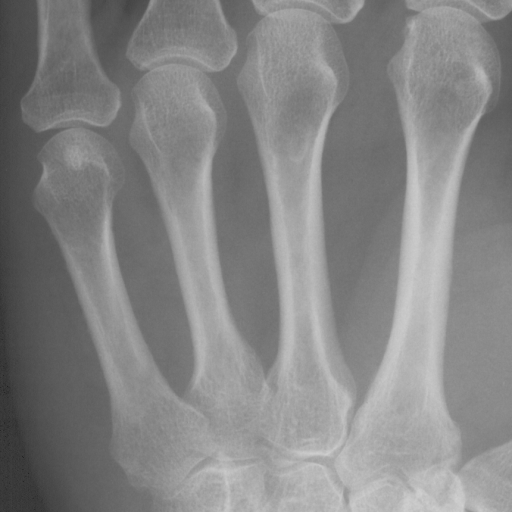
#> input picture ex1/data/metacarpals.png, 512 x 512 px
$ python ex1_8.py
#> lines starting #> are read from the running program, lines starting #| are printed output that depends on the picture
from skimage import color, io, measure, img_as_ubyte  # type: ignore
from skimage.measure import profile_line
from skimage.transform import rescale, resize
import matplotlib.pyplot as plt
import numpy as np
import pydicom as dicom

# Directory containing image
in_dir = "data/"
im_name = "metacarpals.png"
im_org = io.imread(in_dir + im_name)
#> im_org is the input picture: shape (512, 512); min 32, max 208, mean 132.8

# Get a profile line
p = profile_line(im_org, (342, 77), (320, 160))
#> p = 87 values, max 159 at index 52, min 97 at index 1, mean 129.3
plt.plot(p)
plt.ylabel('Intensity')
plt.xlabel('Distance along line')
plt.show()
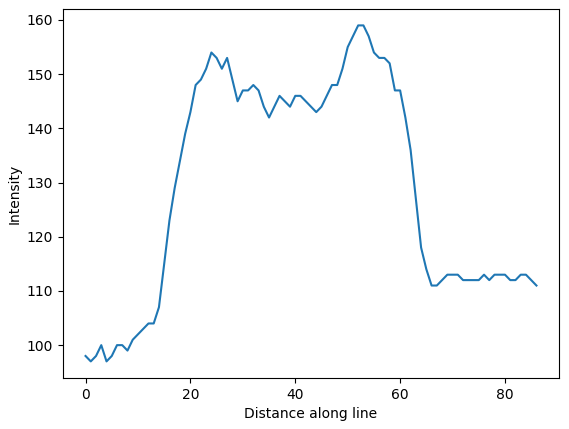
#> figure drawn by matplotlib, 1 panel; curve peaks at x = 52, y = 159

# Show the profile line on the image
plt.figure()
plt.imshow(im_org, cmap='gray')
# Plot the profile line (source and distination points)
plt.plot(77, 342, 'ro')
plt.plot(160, 320, 'ro')
# Plot the profile line
plt.plot([77, 160], [342, 320], 'r-')
plt.show()
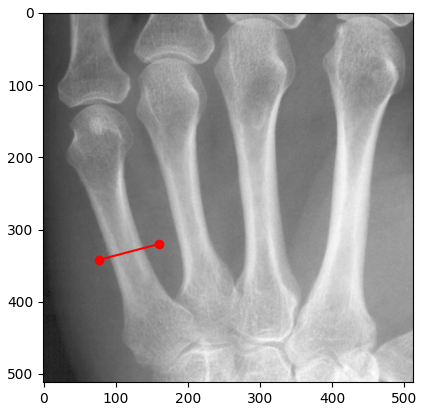
#> figure drawn by matplotlib, 1 panel

# Landscape view
in_dir = "data/"
im_name = "road.png"
im_org = io.imread(in_dir + im_name)
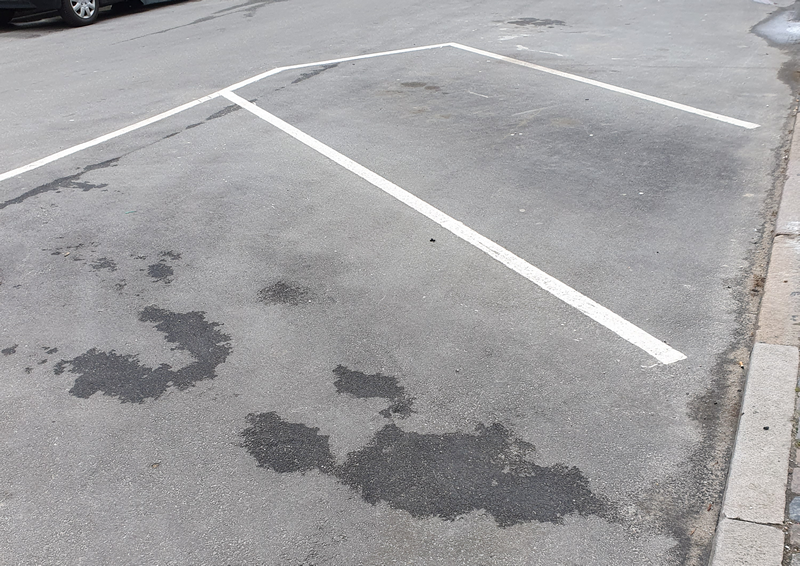
#> input picture ex1/data/road.png, 800 x 566 px
#> im_org is the input picture: shape (566, 800, 3); mean R, G, B 160.7, 159.9, 161.5
im_gray = color.rgb2gray(im_org)
ll = 200
im_crop = im_gray[40:40 + ll, 150:150 + ll]
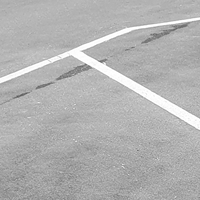
#> im_crop: shape (200, 200) float64; min 0.346, max 1, mean 0.7
xx, yy = np.mgrid[0:im_crop.shape[0], 0:im_crop.shape[1]]
fig, ax = plt.subplots(subplot_kw={"projection": "3d"})
surf = ax.plot_surface(xx, yy, im_crop, rstride=1, cstride=1, cmap=plt.cm.jet, linewidth=0)  # type: ignore
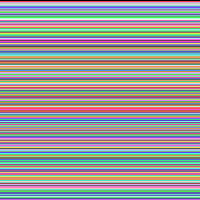
#> xx: shape (200, 200) int64; 200 distinct labels, from 0 to 199; one colour per label, 0 black
fig.colorbar(surf, shrink=0.5, aspect=5)
plt.show()
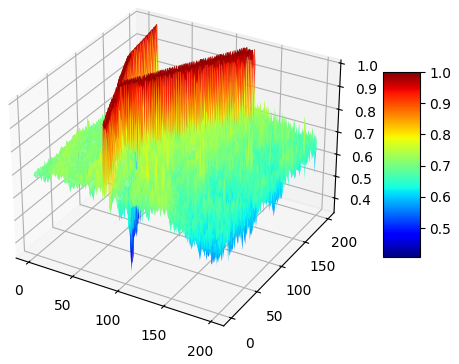
#> figure drawn by matplotlib, 2 panels
